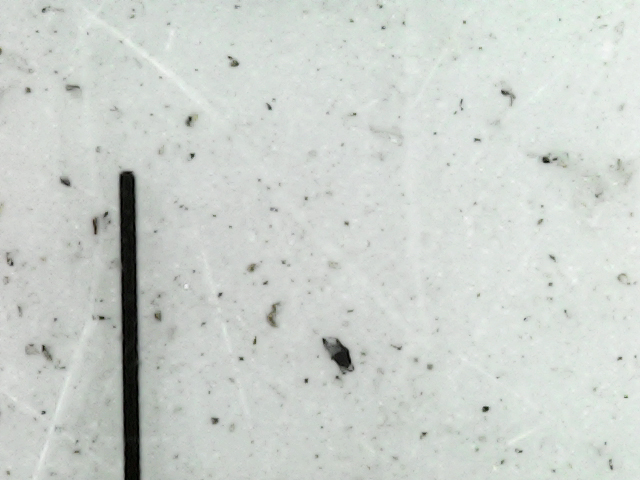
#> input picture dustRecognition/pictures/img.jpg, 640 x 480 px
$ python __init__.py
#> lines starting #> are read from the running program, lines starting #| are printed output that depends on the picture
### dustRecognition/UIRS_DUST_RECOGNITION/tools.py
from numpy import ndarray
from skimage import io
import cv2 as cv
import matplotlib.pyplot as plt
from typing import TypeAlias
from collections import OrderedDict


Picture: TypeAlias = ndarray
DustSize: TypeAlias = int
Quantity: TypeAlias = int


def read_img(file_name: str) -> Picture:
#> called with file_name = '../pictures/img.jpg'
    return io.imread(file_name)
#> returned value is the input picture: shape (480, 640, 3); mean R, G, B 204.3, 209.8, 205


def get_grayscale(img: Picture) -> Picture:
    return cv.cvtColor(img, cv.COLOR_BGR2GRAY)
#> returned value: shape (480, 640)


def get_blurred(img: Picture, a: int = 50, b: int = 8,
                c: int = 50, blur: bool = True) -> Picture:
    return cv.bilateralFilter(img, a, b, c) if blur else img


def get_filtered(img: Picture, bound: int = 180, filter: bool = True) -> Picture:
    if not filter:
        return img

    copy_img = img.copy()

    for row in copy_img:
        for j, pixel_value in enumerate(row):
            if pixel_value > bound:
                row[j] = 255

    return copy_img


def save_to_file(img: Picture, name: str = "result.png") -> None:
    cv.imwrite(f"../results/{name}", img)


def show(img: Picture, name: str = "some_img") -> None:
    cv.imshow(name, img)


# [6 lines left out: function build_histogram, not called in this run]

### dustRecognition/UIRS_DUST_RECOGNITION/dust_field.py
from dust_piece import *
from tools import Picture, DustSize, Quantity


class DustField:
    _dust_pieces: list[DustPiece]
    _field: list[list[Cell]]

    def __init__(self, field: Picture):
        field = list([list(row) for row in field])
        self._dust_pieces = []
        for i, row in enumerate(field):
            for j, color in enumerate(row):
                row[j] = Cell(i, j, color)
        self.field = field

    def distribute_dust_by_size(self) -> dict[DustSize, Quantity]:
        """ Distribute dust pieces in the field by size. """
        self._recognize_dust_pieces()
        return self._get_distribution_data()

    def _recognize_dust_pieces(self) -> None:
        """ Searches for dust (<255) cells which haven't found their dust_piece yet. """
        for row in self._field:
            for cell in row:
                if cell.color == 255 or cell.dust_piece:
                    continue
                self._depth_of_recursion = 1
                self._recognize_dust_piece(cell)

    def _recognize_dust_piece(self, cell: Cell, dust_piece: DustPiece = None) -> None:
        """ Recognize the entire dust piece which contains the cell. """
        cell.dust_piece = dust_piece or DustPiece(self)
        neighbors = self._get_neighboring_dust_cells(cell)
        for neighbor in neighbors:
            self._depth_of_recursion += 1
            if self._depth_of_recursion < 993:
                self._recognize_dust_piece(neighbor, dust_piece=cell.dust_piece)

    def _get_neighboring_dust_cells(self, cell) -> list[Cell]:
        """ Return only neighbours which haven't found their dust piece yet. """
        # Need to look for those on the right and from below
        i, j = cell.i, cell.j
        if j == len(self.field[0]) - 1 or i == len(self.field) - 1:
            return []

        candidate_cells = (
            self._field[i][j + 1],
            self._field[i + 1][j + 1],
            self._field[i + 1][j],
            self._field[i + 1][j - 1],
            self._field[i][j - 1],
            self._field[i - 1][j - 1],
            self._field[i - 1][j],
        )
        return_list = [
            cell for cell in candidate_cells
            if cell.dust_piece is None and cell.color != 255
        ]
        return return_list

    def add_dust_piece(self, dust_piece: DustPiece) -> None:
        self._dust_pieces.append(dust_piece)

    # [6 lines left out: function _get_distribution_data, not called in this run]

    @property
    def field(self) -> list[list[Cell]]:
        return self._field

    @field.setter
    def field(self, field: list[list[Cell]]) -> None:
        """ Create wrapper for field. """
        self._field = (
            [row + [Cell(i, len(field[0]), 255)] for i, row in enumerate(field)]
            + [[Cell(len(field) - 1, len(field[0]), 255)] * (len(field[0]) + 1)]
        )

### dustRecognition/UIRS_DUST_RECOGNITION/cell.py
class Cell:
    i: int
    j: int
    color: int
    _dust_piece: 'DustPiece | None' = None

    def __init__(self, i: int, j: int, color: int):
        self.i = i
        self.j = j
        self.color = color

    def __repr__(self) -> str:
        return str(self.color)

    @property
    def dust_piece(self) -> 'DustPiece | None':
        return self._dust_piece

    @dust_piece.setter
    def dust_piece(self, dust_piece: 'DustPiece') -> None:
        self._dust_piece = dust_piece
        dust_piece.add_cell(self)

### dustRecognition/UIRS_DUST_RECOGNITION/dust_piece.py
from cell import *


class DustPiece:
    current_pk = 0
    cells: set[Cell]
    _dust_field: 'DustField'

    def __init__(self, dust_field: 'DustField'):
        self.__class__.current_pk += 1
        self.pk = self.__class__.current_pk
        self.cells = set()
        self._dust_field = dust_field
        dust_field.add_dust_piece(self)

    def add_cell(self, cell: Cell) -> None:
        self.cells.add(cell)

### dustRecognition/UIRS_DUST_RECOGNITION/__init__.py
from tools import *
from dust_field import *
from dust_piece import *
from cell import *

if __name__ == '__main__':
    fig, ax = plt.subplots()


    BOUND = 150
    ITERATIONS = 3
    A = 50
    B = 8
    C = 50

    FILTERED_BLURRED_NAME = f"Afiltered Blurred Bound: {BOUND}"
    FILTERED_NON_BLURRED_NAME = f"Afiltered Non-Blurred Bound: {BOUND}"

    raw_img = read_img("../pictures/img.jpg")
    # raw_img = read_img("../pictures/test_img.jpg")

    gs_img = get_grayscale(raw_img)

    blurred_img = gs_img
    for i in range(ITERATIONS):
        blurred_img = get_blurred(blurred_img, a=A, b=B, c=C, blur=True)
        save_to_file(blurred_img, f"{i + 1}.png")

    # blurred_img = get_blurred(gs_img, a=A, b=B, c=C, blur=True)
    filtered_blurred_img = get_filtered(blurred_img, bound=BOUND, filter=True)
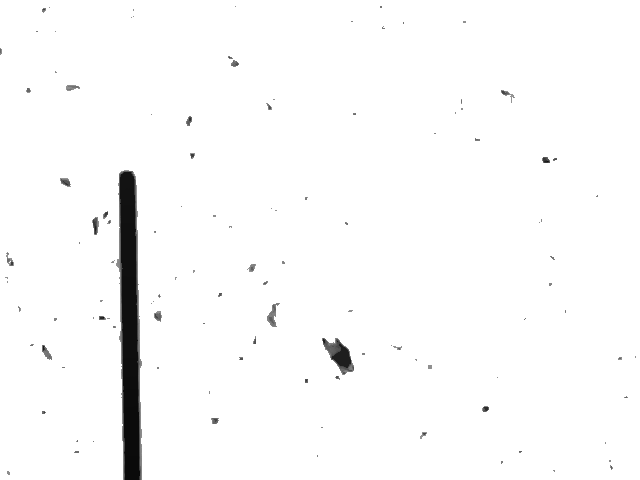
#> filtered_blurred_img: shape (480, 640); min 10, max 255, mean 249.8

    save_to_file(gs_img, "gs_img.png")
    save_to_file(blurred_img, "blurred_img.png")
    save_to_file(filtered_blurred_img, "filtered_blurred_img.png")

    show(gs_img, f"grayscale")
    show(filtered_blurred_img, FILTERED_BLURRED_NAME)

    dust_field = DustField(filtered_blurred_img)
#> in __init__, `field = list([list(row) for row in field])`: field = 480 items
#> the loop in __init__, `for i, row in enumerate(field):` made 480 passes

    distribution = dust_field.distribute_dust_by_size()
#> (the run stopped early here; a loop or call above may not have finished)
